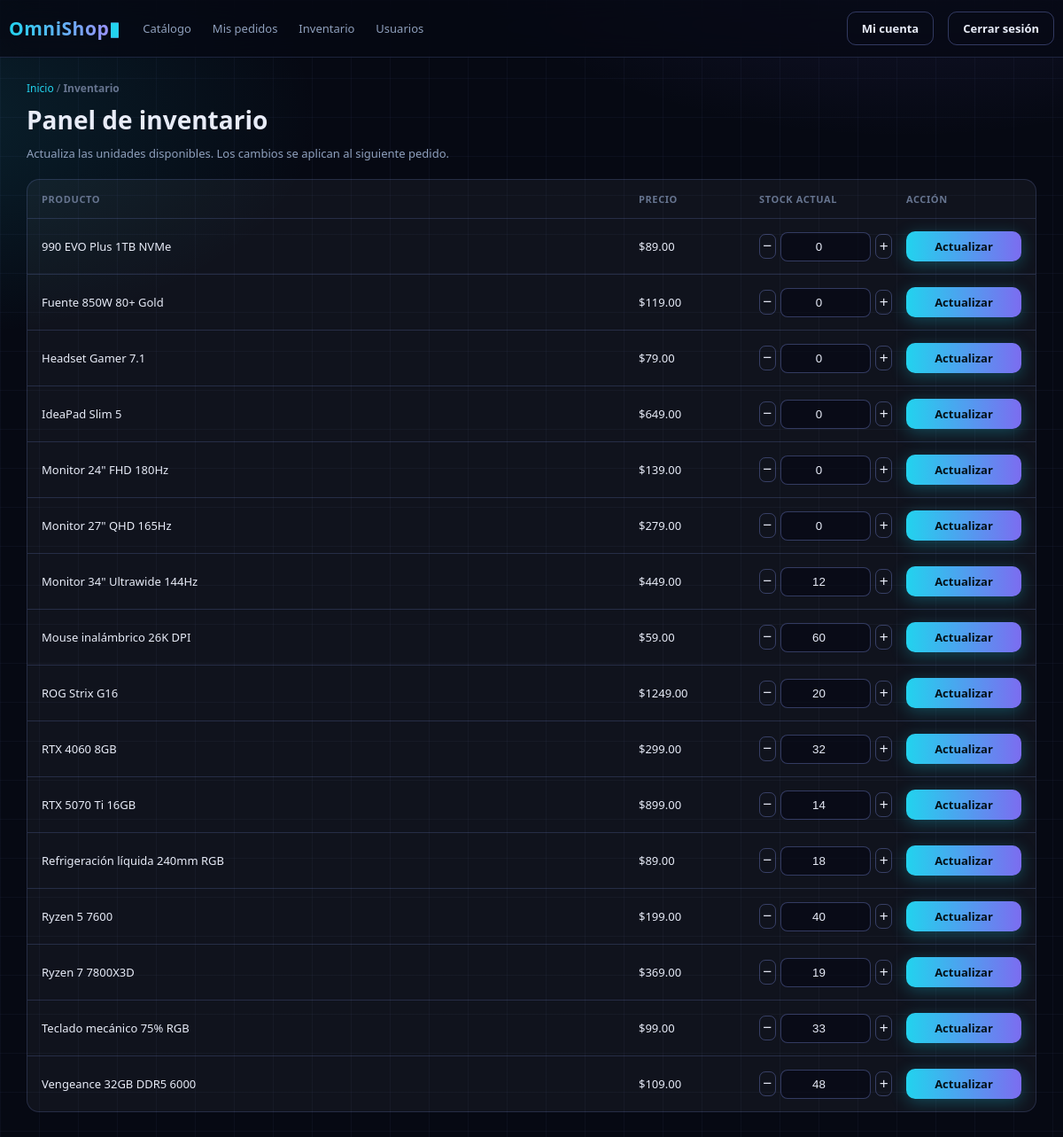
The app's page /admin/inventario (signed in) with its own data.
### tables this page shows
CREATE TABLE productos (
            id INTEGER PRIMARY KEY AUTOINCREMENT,
            nombre TEXT NOT NULL,
            precio REAL NOT NULL,
            stock INTEGER NOT NULL,
            imagen TEXT
        );

### app.py (the view, shortened to what this page needs)
@app.route("/admin/inventario", methods=["GET", "POST"])
@requiere_admin
def inventario():
  conexion = conectar_db()
  producto_id = request.form.get("producto_id", type=int)
  productos = conexion.execute("SELECT id, nombre, precio, stock FROM productos ORDER BY nombre").fetchall()
  conexion.close()
  return render_template("inventario.html", productos=productos)

### app.py (called while the page is built)
def conectar_db():
  if USAR_POSTGRES:
    if psycopg2 is None:
      raise RuntimeError("psycopg2-binary no está instalado. Añádelo al requirements.txt para producción.")
    conexion = psycopg2.connect(DATABASE_URL, cursor_factory=RealDictCursor)
    conexion.autocommit = False
    return conexion
  conexion = sqlite3.connect("omnishop.db")
  conexion.row_factory = sqlite3.Row
  return conexion

def requiere_admin(view):
  @wraps(view)
  def wrapped_view(*args, **kwargs):
    if "usuario_id" not in session:
      return redirect(url_for("login", next=request.path))
    if session.get("usuario_rol") != "admin":
      return "No tienes permisos para acceder a esta sección.", 403
    return view(*args, **kwargs)
  return wrapped_view

### templates/inventario.html (shortened to what this page needs)
<!DOCTYPE html>
<html lang="es">
<head>
<link rel="stylesheet" href="{{ url_for('static', filename='style.css') }}">
</head>
<body>
<header><div class="wrap hbar">
  <a class="logo" href="{{ url_for('index') }}">OmniShop<b>▮</b></a>
  <nav class="links"><a href="{{ url_for('index') }}">Catálogo</a><a href="{{ url_for('mis_pedidos') }}">Mis pedidos</a><a href="{{ url_for('inventario') }}">Inventario</a><a href="{{ url_for('admin_usuarios') }}">Usuarios</a></nav>
  <a class="btn btn-ghost" href="{{ url_for('perfil') }}">Mi cuenta</a><form class="logout-form" method="post" action="{{ url_for('logout') }}"><button class="btn btn-ghost" type="submit">Cerrar sesión</button></form>
</div></header>
<main class="wrap inventory-page">
  <div class="crumbs"><a href="{{ url_for('index') }}">Inicio</a> / <b>Inventario</b></div>
  <h1>Panel de inventario</h1>
  <p class="page-note">Actualiza las unidades disponibles. Los cambios se aplican al siguiente pedido.</p>
  <div class="inventory-table">
    <div class="inventory-row inventory-title"><span>Producto</span><span>Precio</span><span>Stock actual</span><span>Acción</span></div>
    {% for producto in productos %}
      <form class="inventory-row" method="post">
        <span>{{ producto.nombre }}</span>
        <span>${{ '%.2f'|format(producto.precio) }}</span>
        <label class="stock-editor"><button class="stock-step" type="submit" name="delta" value="-1" aria-label="Disminuir stock de {{ producto.nombre }}">−</button><span class="sr-only">Stock de {{ producto.nombre }}</span><input type="number" name="stock" min="0" value="{{ producto.stock }}" required><button class="stock-step" type="submit" name="delta" value="1" aria-label="Aumentar stock de {{ producto.nombre }}">+</button></label>
        <button class="btn btn-grad" type="submit">Actualizar</button>
      </form>
    {% else %}
      <div class="notice">No hay productos en el inventario.</div>
    {% endfor %}
  </div>
</main>
</body>
</html>

### static/style.css (style rules this page uses)
:root { --bg:#060913; --bg2:#0a0f22; --panel:rgba(255,255,255,.045); --line:rgba(139,160,255,.18); --line2:rgba(139,160,255,.32); --txt:#e8ecf8; --mut:#8fa0bd; --dim:#66748f; --cyan:#22d3ee; --violet:#a78bfa; --green:#34d399; --amber:#fbbf24; --red:#fb7185; --grad:linear-gradient(90deg,#22d3ee,#7c6cf0); --font:'Segoe UI',system-ui,-apple-system,'Roboto',sans-serif; --mono:ui-monospace,'Cascadia Mono','JetBrains Mono',Consolas,monospace; }
* { box-sizing:border-box;margin:0;padding:0 }
html { scroll-behavior:smooth }
body { font-family:var(--font); background:var(--bg); color:var(--txt); min-height:100vh; overflow-x:hidden; background-image: radial-gradient(900px 480px at 85% -10%, rgba(124,108,240,.16), transparent 60%), radial-gradient(800px 420px at -10% 10%, rgba(34,211,238,.13), transparent 60%), linear-gradient(rgba(139,160,255,.045) 1px, transparent 1px), linear-gradient(90deg, rgba(139,160,255,.045) 1px, transparent 1px); background-size:auto,auto,44px 44px,44px 44px; }
a { color:var(--cyan);text-decoration:none }
.wrap { max-width:1180px;margin:0 auto;padding:0 20px }
header { position:sticky;top:0;z-index:50; background:rgba(6,9,19,.75);backdrop-filter:blur(14px);-webkit-backdrop-filter:blur(14px); border-bottom:1px solid var(--line); }
.hbar { display:flex;align-items:center;gap:16px;padding:13px 0;flex-wrap:wrap }
.logo { font-size:21px;font-weight:800;letter-spacing:.5px;white-space:nowrap; background:linear-gradient(90deg,#22d3ee,#a78bfa);-webkit-background-clip:text;background-clip:text;color:transparent }
.logo b { color:var(--cyan);-webkit-text-fill-color:currentColor }
nav.links { display:flex;gap:4px;flex:1 1 auto;min-width:0 }
nav.links a { color:var(--mut);font-size:13px;padding:6px 10px;border-radius:8px;transition:.2s;white-space:nowrap }
.btn { border:0;border-radius:10px;padding:9px 16px;font-size:13px;font-weight:700;cursor:pointer; font-family:var(--font);transition:.2s;display:inline-flex;align-items:center;justify-content:center }
.btn-ghost { background:transparent;border:1px solid var(--line2);color:var(--txt) }
.logout-form { display:inline-flex;margin:0 }
.btn-grad { background:var(--grad);color:#04121a;box-shadow:0 4px 18px rgba(34,211,238,.28) }
.crumbs { font-size:12px;color:var(--dim);margin:26px 0 4px }
.stock-editor { display:flex;align-items:center;gap:5px }
.stock-editor input { min-width:55px;text-align:center }
.stock-step { width:28px;height:28px;border:1px solid var(--line2);border-radius:7px;background:transparent;color:var(--txt);font-size:17px;cursor:pointer }
.orders-page,.inventory-page { padding-bottom:60px }
.orders-page h1,.inventory-page h1 { font-size:28px;margin:8px 0 22px }
.page-note { color:var(--mut);font-size:13px;margin:-12px 0 20px }
.order-card,.inventory-table { background:var(--panel);border:1px solid var(--line);border-radius:14px;margin-bottom:14px;overflow:hidden }
.order-head,.inventory-row { display:grid;grid-template-columns:1.5fr 1fr auto;gap:16px;align-items:center;padding:14px 16px }
.inventory-row { grid-template-columns:minmax(180px,1fr) 120px 150px 130px;border-bottom:1px solid var(--line);font-size:13px }
.inventory-row:last-child { border-bottom:0 }
.inventory-title { color:var(--dim);font-size:11px;font-weight:700;text-transform:uppercase;letter-spacing:.6px }
.inventory-row input[type=number] { width:100%;background:rgba(5,8,20,.6);border:1px solid var(--line2);border-radius:8px;color:var(--txt);padding:8px }
.inventory-row .btn { padding:8px 12px }

### records on screen
productos: nombre "990 EVO Plus 1TB NVMe", precio "89.00", stock "0"
productos: nombre "Fuente 850W 80+ Gold", precio "119.00", stock "0"
productos: nombre "Headset Gamer 7.1", precio "79.00", stock "0"
productos: nombre "IdeaPad Slim 5", precio "649.00", stock "0"
productos: nombre "Monitor 24\" FHD 180Hz", precio "139.00", stock "0"
productos: nombre "Monitor 27\" QHD 165Hz", precio "279.00", stock "0"
productos: nombre "Monitor 34\" Ultrawide 144Hz", precio "449.00", stock "12"
productos: nombre "Mouse inalámbrico 26K DPI", precio "59.00", stock "60"
productos: nombre "ROG Strix G16", precio "1249.00", stock "20"
productos: nombre "RTX 4060 8GB", precio "299.00", stock "32"
productos: nombre "RTX 5070 Ti 16GB", precio "899.00", stock "14"
productos: nombre "Refrigeración líquida 240mm RGB", precio "89.00", stock "18"
productos: nombre "Ryzen 5 7600", precio "199.00", stock "40"
productos: nombre "Ryzen 7 7800X3D", precio "369.00", stock "19"
productos: nombre "Teclado mecánico 75% RGB", precio "99.00", stock "33"
productos: nombre "Vengeance 32GB DDR5 6000", precio "109.00", stock "48"
